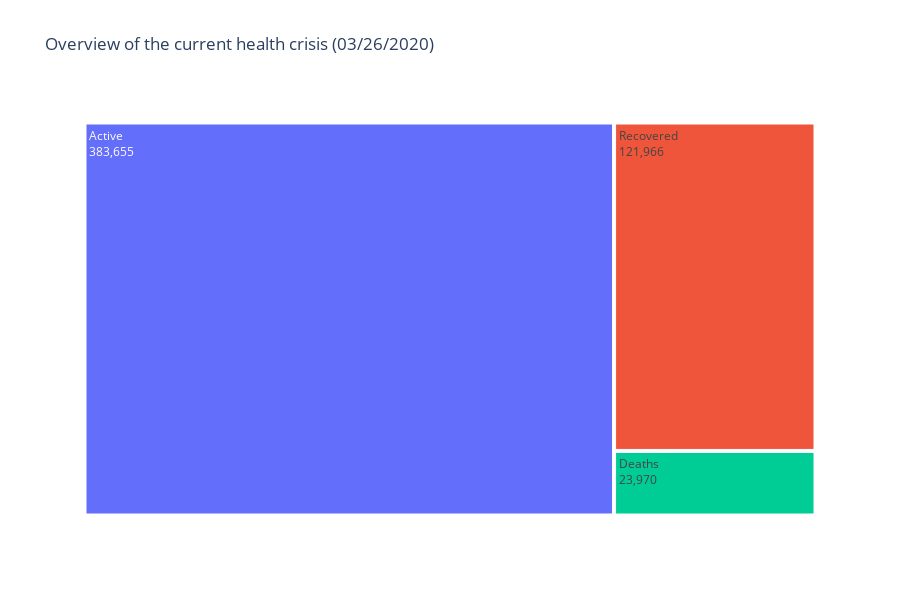

Write notebook code for a chart like this one.
### Code cell
tmp = global_time_series[global_time_series['Confirmed']==max(global_time_series['Confirmed'])].reset_index(drop=True)
tree_map = tmp.melt(id_vars="Date", value_vars=['Deaths', 'Recovered', 'Active'])
fig = px.treemap(tree_map, path=["variable"], values="value", height=600, width=900, 
                 title='Overview of the current health crisis (03/26/2020)')
fig.data[0].textinfo = 'label+text+value'
fig.show()

### Figure 1 — Plotly figure (JSON) as saved in the notebook; plotly's stock layout.template omitted (floating-point values rounded to 4 significant figures)
{"data": [{"branchvalues": "total", "domain": {"x": [0, 1], "y": [0, 1]}, "hoverlabel": {"namelength": 0}, "hovertemplate": "labels=%{label}<br>value=%{value}<br>parent=%{parent}<br>id=%{id}", "ids": ["Active", "Deaths", "Recovered"], "labels": ["Active", "Deaths", "Recovered"], "name": "", "parents": ["", "", ""], "textinfo": "label+text+value", "type": "treemap", "values": [383655, 23970, 121966]}], "layout": {"height": 600, "legend": {"tracegroupgap": 0}, "title": {"text": "Overview of the current health crisis (03/26/2020)"}, "width": 900}}
